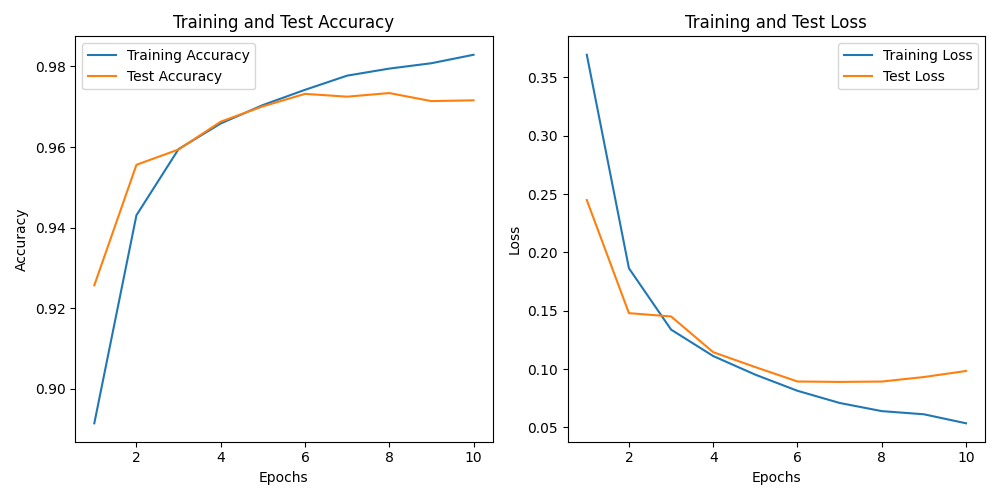

Generate this figure with Python:
import torch 
import torch.nn as nn
import torch.optim as optim
from torch.utils.data import DataLoader
from torchviz import make_dot
from torchvision import datasets, transforms
import matplotlib.pyplot as plt



transform = transforms.Compose([
    transforms.ToTensor(), 
    transforms.Normalize((0.5,), (0.5,)) 
])

class FNN(nn.Module):
    
    def __init__(self, input_size=784, hidden_layer=128, output=10):
        super(FNN, self).__init__()
        
        self.fc1 = nn.Linear(input_size, hidden_layer)
        self.fc3 = nn.Linear(hidden_layer, output)
        
        self.relu = nn.ReLU()
        
    def forward(self, x):
        x = x.view(x.size(0), -1)
        x = self.fc1(x)
        x = self.relu(x)
        # x = self.fc2(x)
        # x = self.relu(x)
        x = self.fc3(x)
        
        return x
    
train_dataset = datasets.MNIST(root='./data', train=True, transform=transform, download=True)
test_dataset = datasets.MNIST(root='./data', train=False, transform=transform, download=True)


train_loader = DataLoader(train_dataset, batch_size=64, shuffle=True)
test_loader = DataLoader(test_dataset, batch_size=64)




model = FNN()
criterion = nn.CrossEntropyLoss()
optimizer = optim.Adam(model.parameters(), lr=0.001)

epochs = 10

train_loss_history = []
test_loss_history = []
train_accuracy_history = []
test_accuracy_history = []

for epoch in range(epochs):
    model.train()
    running_loss = 0.0
    correct_train = 0
    total_train = 0
    
    for inputs, targets in train_loader:
        optimizer.zero_grad()
        outputs = model(inputs)
        loss = criterion(outputs, targets)
        loss.backward()
        optimizer.step()
        running_loss += loss.item() * inputs.size(0)
        
        _, predicted = torch.max(outputs, 1)
        total_train += targets.size(0)
        correct_train += (predicted == targets).sum().item()
    
    train_loss = running_loss / len(train_dataset)
    train_loss_history.append(train_loss)
    train_accuracy = correct_train / total_train
    train_accuracy_history.append(train_accuracy)
    
    # Evaluate on test set
    model.eval()
    correct_test = 0
    total_test = 0
    test_running_loss = 0.0
    
    with torch.no_grad():
        for inputs, targets in test_loader:
            outputs = model(inputs)
            loss = criterion(outputs, targets)
            test_running_loss += loss.item() * inputs.size(0)
            
            _, predicted = torch.max(outputs, 1)
            total_test += targets.size(0)
            correct_test += (predicted == targets).sum().item()
    
    test_loss = test_running_loss / len(test_dataset)
    test_loss_history.append(test_loss)
    test_accuracy = correct_test / total_test
    test_accuracy_history.append(test_accuracy)
    
    print(f"Epoch {epoch+1}/{epochs}, Train Loss: {train_loss}, Train Accuracy: {train_accuracy}, Test Loss: {test_loss}, Test Accuracy: {test_accuracy}")

dummy_input = torch.randn(1, 784)
output = model(dummy_input)
graph = make_dot(output, params=dict(model.named_parameters()))
graph.render("feedforward_graph")
graph.format = 'png'
graph.view()

plt.figure(figsize=(10, 5))
plt.subplot(1, 2, 1)
plt.plot(range(1, epochs+1), train_accuracy_history, label='Training Accuracy')
plt.plot(range(1, epochs+1), test_accuracy_history, label='Test Accuracy')
plt.xlabel('Epochs')
plt.ylabel('Accuracy')
plt.title('Training and Test Accuracy')
plt.legend()

plt.subplot(1, 2, 2)
plt.plot(range(1, epochs+1), train_loss_history, label='Training Loss')
plt.plot(range(1, epochs+1), test_loss_history, label='Test Loss')
plt.xlabel('Epochs')
plt.ylabel('Loss')
plt.title('Training and Test Loss')
plt.legend()

plt.tight_layout()
plt.show()
